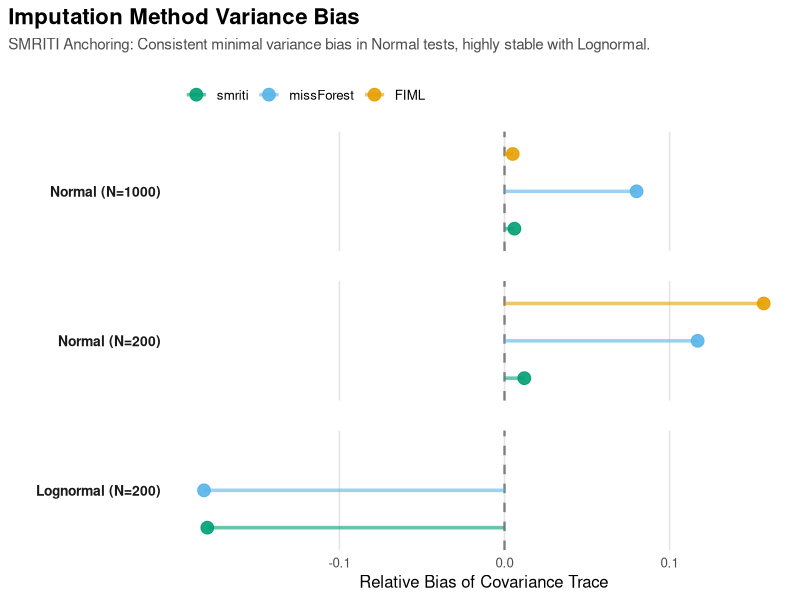
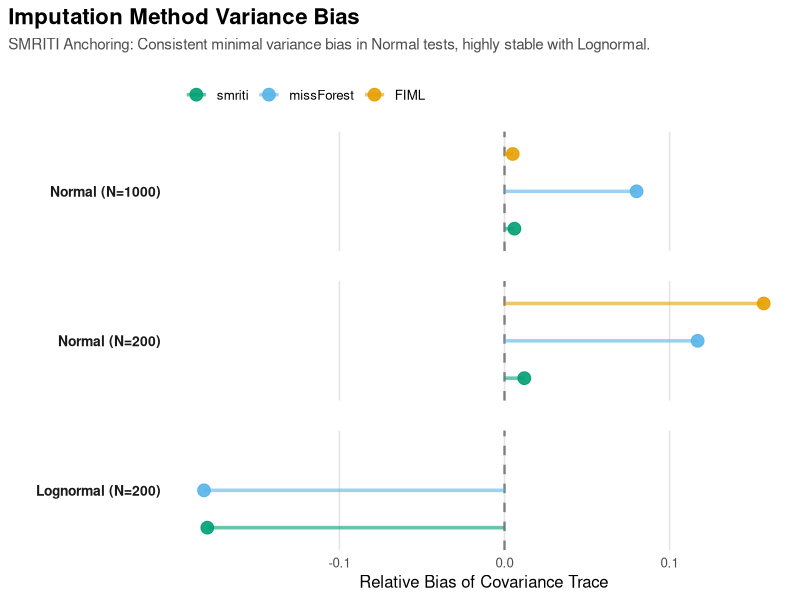

Generate these figures, in order, with R:
library(ggplot2)
library(dplyr)

# Data reconstruction
results <- data.frame(
  Method = rep(c("FIML", "missForest", "smriti"), 3),
  Condition = c(rep("Normal (N=1000)", 3), rep("Normal (N=200)", 3), rep("Lognormal (N=200)", 3)),
  Bias = c(0.005, 0.080, 0.006,  # Normal 1000
           0.157, 0.117, 0.012,  # Normal 200
           NA,   -0.182, -0.180)  # Lognormal 200 (FIML NA)
)

results$Condition <- factor(results$Condition, levels = c("Normal (N=1000)", "Normal (N=200)", "Lognormal (N=200)"))
results$Method <- factor(results$Method, levels = c("smriti", "missForest", "FIML"))

# Define colors
method_colors <- c("smriti" = "#009E73", "missForest" = "#56B4E9", "FIML" = "#E69F00")

p <- ggplot(results, aes(x = Bias, y = Method, color = Method)) +
  # Reference line at zero
  geom_vline(xintercept = 0, linetype = "dashed", color = "gray50", linewidth = 0.8) +
  # Lollipop lines
  geom_segment(aes(x = 0, xend = Bias, y = Method, yend = Method), linewidth = 1.2, alpha = 0.6) +
  # Points
  geom_point(size = 4, alpha = 0.9) +
  # Faceting
  facet_wrap(~Condition, ncol = 1, strip.position = "left") +
  # Scales
  scale_color_manual(values = method_colors) +
  scale_x_continuous(breaks = c(-0.2, -0.1, 0, 0.1, 0.2)) +
  # Theme
  theme_minimal(base_size = 12) +
  theme(
    # Align title and subtitle to the left baseline
    plot.title.position = "plot",
    plot.caption.position = "plot",
    
    # Text alignments and styles
    plot.title = element_text(face = "bold", size = 16, hjust = 0),
    plot.subtitle = element_text(size = 11, color = "gray30", hjust = 0, margin = margin(b = 15)),
    
    # Legend at the top, horizontal
    legend.position = "top",
    legend.justification = "left",
    legend.direction = "horizontal",
    legend.title = element_blank(),
    
    # Remove individual facet labels/names (we rely on legend)
    axis.text.y = element_blank(),
    axis.ticks.y = element_blank(),
    
    # Grid lines
    panel.grid.minor = element_blank(),
    panel.grid.major.y = element_blank(),
    panel.grid.major.x = element_line(color = "gray90"),
    
    # Facet labels (Condition) on the left
    strip.text.y.left = element_text(angle = 0, face = "bold", size = 10, hjust = 1),
    strip.placement = "outside",
    
    # Spacing
    panel.spacing = unit(1.5, "lines")
  ) +
  labs(
    title = "Imputation Method Variance Bias",
    subtitle = "SMRITI Anchoring: Consistent minimal variance bias in Normal tests, highly stable with Lognormal.",
    x = "Relative Bias of Covariance Trace",
    y = ""
  )

ggsave("smriti_simulation_refined.pdf", plot = p, width = 8, height = 7, device = "pdf")
ggsave("smriti_simulation_refined.png", plot = p, width = 8, height = 7, dpi = 300)
cat("Successfully generated smriti_simulation_refined.pdf and smriti_simulation_refined.png\n")
